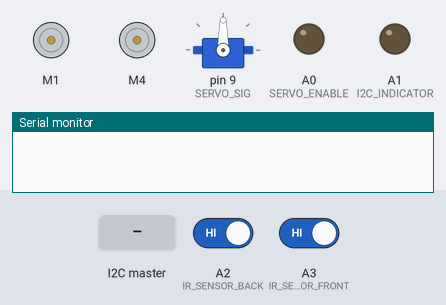
This sketch was run on a simulated Arduino Uno, built with avr-gcc and run on an emulated ATmega328P. Parts: 2 × DC motor (green arrow = forward, orange = backward, longer = faster), servo, output pins drawn as LEDs (lit = HIGH), the last lines printed to the serial monitor. The test bench sets the inputs (shaded band); at power-on: A2 (IR_SENSOR_BACK) HIGH, A3 (IR_SENSOR_FRONT) HIGH.

Above: at 1.2 s.
1.3 s: A2 (IR_SENSOR_BACK) driven LOW
4.3 s: the I2C master sends the byte 1
At 6.1 s:
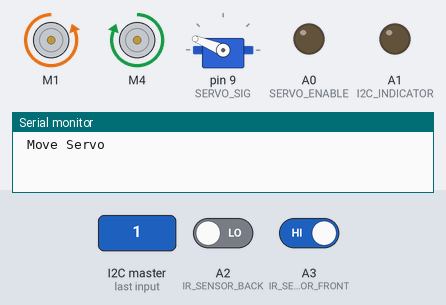
6.7 s: A2 (IR_SENSOR_BACK) driven HIGH
At 9.49 s:
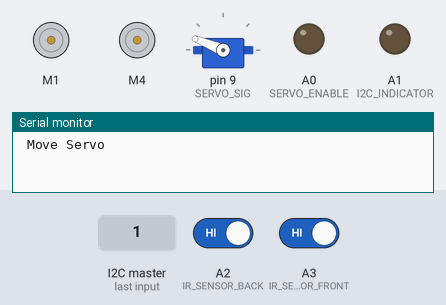
9.7 s: A3 (IR_SENSOR_FRONT) driven LOW
12.7 s: A2 (IR_SENSOR_BACK) driven LOW
At 12.86 s:
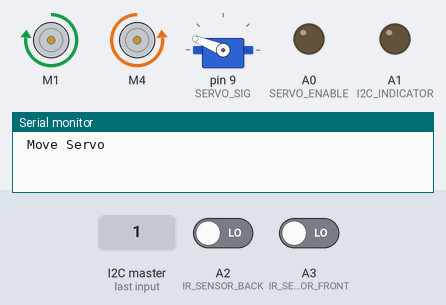
15.7 s: the I2C master sends the byte 1
At 17.2 s:
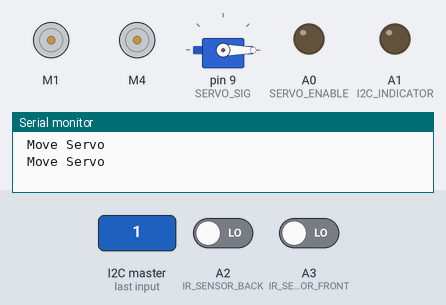
Timing chart, 0 to 18.7 s (numbered marks = the images above; inputs shaded):
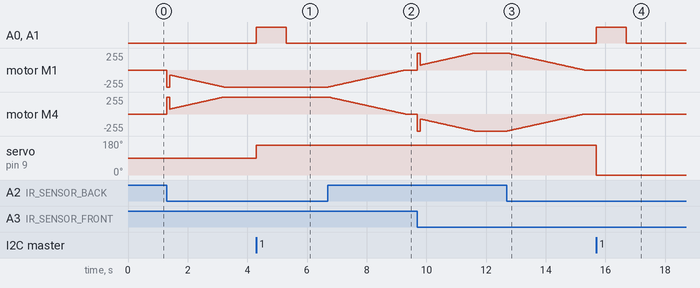

The sketch:

UnoRev2Sketch.ino
```cpp
/**
*
* This file contains control code for Arduino Rev 2.
* It is the slave in I2C to Uno Rev3, it controls all the DC motors (via
* a DC motor shield) abnd the servo motor via low switching.
* It also monitors if a casette has been entered into the machine via two infrared sensors.
*
**/

#include <Wire.h>
#include <AFMotor.h>
#include <Servo.h>
#include <stdint.h>

// I2C slave bytes
const uint8_t SERVO_DONE  = 1 << 0;  // 0b00000001
const uint8_t SERVO_MOVING = 0;

// I2C master bytes
const uint8_t MOVE_SERVO = 1 << 0;


// Create motor shield object
AF_DCMotor motor1(1);
AF_DCMotor motor4(4);

// Servo object
Servo servo2;
const int SERVO_ENABLE = A0; // Enable pin
const int SERVO_SIG = 9;

const int I2C_INDICATOR = A1;

// Infrared Sensors
const int IR_SENSOR_FRONT = A3;
const int IR_SENSOR_BACK = A2;

// I2C Address of Slave Arduino
const int SLAVE_ADDR = 0x08;
// bit that flips everytime master commands this arduino to track extension direction
bool servo_extended = false;
uint8_t servo_status = SERVO_DONE; // 0 means the servo is moving
unsigned long servo_start_time = 0;
// how long exactly does it take for the servo to move ?
const unsigned long SERVO_MOVE_TIME = 1000; // ms
volatile bool move_servo_requested = false;
volatile bool servo_ack_pending = false;

enum State
{
  IDLE,
  CASSETTE_DETECTED_FRONT,
  CASSETTE_READY,
  CASSETTE_DETECTED_REAR
};

State currentState = IDLE;

bool frontside = false;
bool backside = false;

// it should only need to send back
// servos are done moving (whether it's pickup or dropoff, it doesnt matter, master arduino will keep track off)

// it needs to receive
// at position for servo extension (whether it's pickup or dropoff it's the same thing, master arduino will keep track of this)
void receiveData(int bytes);
void sendData ();
void startRampUpMotors();
void rampDownMotors();
void startRampUpOuttakeMotors();
void rampDownOuttakeMotors();
void stopMotors();
void moveServo();

void setup()
{
    Serial.begin(9600);

    Wire.begin(SLAVE_ADDR);
    Wire.onReceive(receiveData);
    Wire.onRequest(sendData);

    motor1.setSpeed(0);
    motor4.setSpeed(0);
    motor1.run(RELEASE);
    motor4.run(RELEASE);

    // Attach servo
    servo2.attach(SERVO_SIG);
    pinMode(SERVO_ENABLE, OUTPUT);
    digitalWrite(SERVO_ENABLE, LOW); // Disable servo initially

    pinMode(I2C_INDICATOR, OUTPUT);
    digitalWrite(I2C_INDICATOR, LOW);

    // Sensor setup
    pinMode(IR_SENSOR_FRONT, INPUT_PULLUP);
    pinMode(IR_SENSOR_BACK, INPUT_PULLUP);

}

void loop()
{
  frontside = digitalRead(IR_SENSOR_FRONT);
  backside = digitalRead(IR_SENSOR_BACK);

  // 0 means casette is blocking
  // Serial.print("Frontside: ");
  // Serial.println(frontside);
  // Serial.print("Backside: ");
  // Serial.println(backside);


  //   motor1.setSpeed(255);
  //   motor4.setSpeed(255);
  //   motor1.run(BACKWARD);
  //   motor4.run(FORWARD);

//  since .write() is non-blocking, need to flip the bit after a set time that the servo is moving
//  because servos dont output their actual position
   if(move_servo_requested)
  {
    Serial.println(" Move Servo ");
    moveServo();
    move_servo_requested = false;
  }

// servo_status == 0 means it is in motion
// this is checking that 1 second has elapsed since it first moved
  if ( servo_ack_pending /*&& servo_status == SERVO_MOVING*/ && millis() - servo_start_time >= SERVO_MOVE_TIME)
  {
    // sometimes this responds done way quicker than it actually is
    //servo_status = SERVO_DONE;
    servo_ack_pending = false;
    digitalWrite(SERVO_ENABLE, LOW);
    digitalWrite(I2C_INDICATOR, LOW);
  }

  switch (currentState)
  {
    case IDLE:
      if(frontside == LOW && backside == HIGH)
      {
        startRampUpMotors();
        currentState = CASSETTE_DETECTED_FRONT;
      }
      else if(frontside == HIGH && backside == LOW)
      {
        startRampUpOuttakeMotors();
        currentState = CASSETTE_DETECTED_REAR;
      }
      else
      {
        stopMotors();
      }
      break;

    case CASSETTE_DETECTED_FRONT:
      if(backside == LOW)
      {
        rampDownMotors();
        currentState = CASSETTE_READY;
      }
      break;

    case CASSETTE_READY:
      if(backside == HIGH)
      {
        currentState = IDLE;
      }
      break;

    case CASSETTE_DETECTED_REAR:
      if(frontside == HIGH && backside == HIGH)
      {
        rampDownOuttakeMotors();
        currentState = IDLE;
      }
      break;
  }


}


// could do a test on my motors to see when each starts spinning
void startRampUpMotors()
{
    motor1.setSpeed(255);
    motor4.setSpeed(255);
    motor1.run(FORWARD);
    motor4.run(BACKWARD);
    delay(100); // Short boost (adjust if needed)

    // Now smoothly ramp up from 75 to max (255)
    for (int speed = 75; speed <= 255; speed++)
    {
        motor1.setSpeed(speed);
        motor4.setSpeed(speed);
        delay(10); // Smooth transition
    }
}

void rampDownMotors()
{
    for (int speed = 255; speed >= 0; speed--)
    {
        motor1.setSpeed(speed);
        motor4.setSpeed(speed);
        motor1.run(FORWARD); // Intake direction
        motor4.run(BACKWARD);
        delay(10);  // Ramp down delay
    }
    stopMotors();
}

void startRampUpOuttakeMotors()
{
    motor1.setSpeed(255);
    motor4.setSpeed(255);
    motor1.run(BACKWARD);
    motor4.run(FORWARD);
    delay(100); // Short boost (adjust if needed)

    for (int speed = 75; speed <= 255; speed++)
    {
        motor1.setSpeed(speed);
        motor4.setSpeed(speed);
        delay(10);  // Ramp up delay
    }
}

void rampDownOuttakeMotors()
{
    for (int speed = 255; speed >= 0; speed--)
    {
        motor1.setSpeed(speed);
        motor4.setSpeed(speed);
        motor1.run(BACKWARD); // Intake direction
        motor4.run(FORWARD);
        delay(10);  // Ramp down delay
    }
    stopMotors();
}

void stopMotors()
{
    motor1.run(RELEASE);
    motor4.run(RELEASE);
    motor1.setSpeed(0);
    motor4.setSpeed(0);
}

void receiveData(int bytes)
{
  uint8_t command = Wire.read();  // read one character from the I2C

  if(command == MOVE_SERVO)
  {
    move_servo_requested = true;
    servo_ack_pending = true;
  }
}

void moveServo()
{
  // 0 means it is in motion
  //servo_status = SERVO_MOVING;

  digitalWrite(I2C_INDICATOR, HIGH);

  if(servo_extended)
  {
    // retract servo
    digitalWrite(SERVO_ENABLE, HIGH);
    servo2.write(0);
    servo_extended = false;
  }
  else
  {
    // extend servo
    digitalWrite(SERVO_ENABLE, HIGH);
    // was 155
    servo2.write(158);
    servo_extended = true;
  }
  servo_start_time = millis();
}

void sendData()
{
  //Wire.write(servo_status);
  // 0 should be that it's moving and 1 not
  // and servo_ack_pending is the not of this so
  Wire.write(!servo_ack_pending);
}
```

Measured:
- after the input at 4.3 s, A0 (SERVO_ENABLE), A1 (I2C_INDICATOR): LOW → HIGH at once, → LOW 1.0 s later; servo on pin 9 (SERVO_SIG): 90° → 158° at once
- after the input at 6.7 s, motor M1: moves from backward 255/255 to stopped over 2.6 s, starting at once; motor M4: moves from forward 255/255 to stopped over 2.6 s, starting at once
- after the input at 12.7 s, motor M1: moves from forward 255/255 to stopped over 2.6 s, starting at once; motor M4: moves from backward 255/255 to stopped over 2.6 s, starting at once
- after the input at 15.7 s, A0 (SERVO_ENABLE), A1 (I2C_INDICATOR): LOW → HIGH at once, → LOW 1.0 s later; servo on pin 9 (SERVO_SIG): 158° → 0° at once
